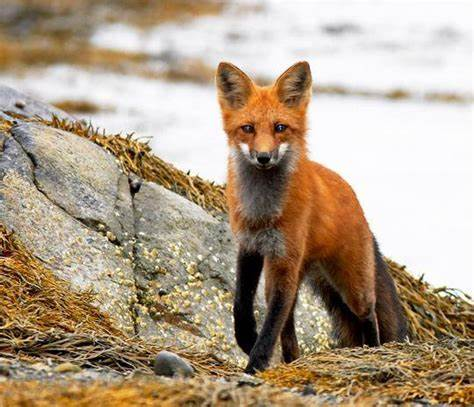
#> input picture image processing project/testimg2.jpg, 474 x 407 px, found by its file name
$ python newimgp.py
#> lines starting #> are read from the running program, lines starting #| are printed output that depends on the picture; after the words box and inside, x2 and y2 are one past the last pixel; in counts of white or black regions, pixels touching at a corner belong together
#Python program to explain cv2.rectangle() method
#importing cv2
import cv2
#path
path = r'C:/Users/haarv/OneDrive/Desktop/AMS-INDIA/testimg2.jpg'
# Reading an image in default mode
image = cv2.imread(path)
#> image is the input picture: shape (407, 474, 3); mean B, G, R 137, 158.8, 176.9
# Window name in which image is displayed
window_name = 'Image'
# Start coordinate, here (5, 5)
# represents the top left corner of rectangle
start_point = (5, 5)
#Ending coordinate, here (220, 220)
#represents the bottom right corner of rectangle
end_point = (220, 220)
# Blue color in BGR
color = (255, 0, 0)
#Line thickness of 2 px
thickness = 2
#Using cv2.rectangle() method
#Draw a rectangle with blue line borders of thickness of 2 px
image = cv2.rectangle(image, start_point, end_point, color, thickness)
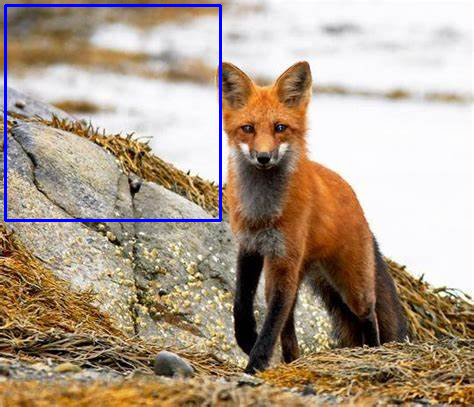
#> image: shape (407, 474, 3); 1.34% of pixels changed, all inside (x1, y1, x2, y2) = (4, 4, 222, 222)
#Displaying the image
cv2.imshow(window_name, image)
cv2.waitKey(0)

$ run again, with image processing project/testimg1.jpg copied over image processing project/testimg2.jpg
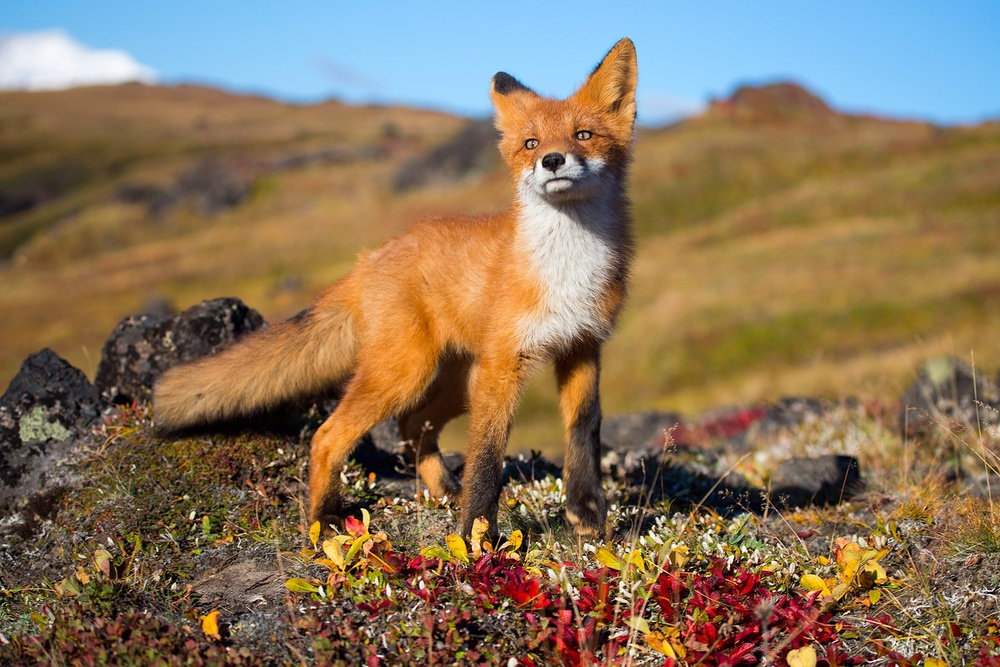
#> input picture image processing project/testimg1.jpg, 1000 x 667 px, shrunk from 1920 x 1280 before the run, found by its file name
#> image is the input picture: shape (667, 1000, 3); mean B, G, R 91, 115.9, 136.1
#> `image = cv2.rectangle(image, start_point, end_point, color, thickness)`:
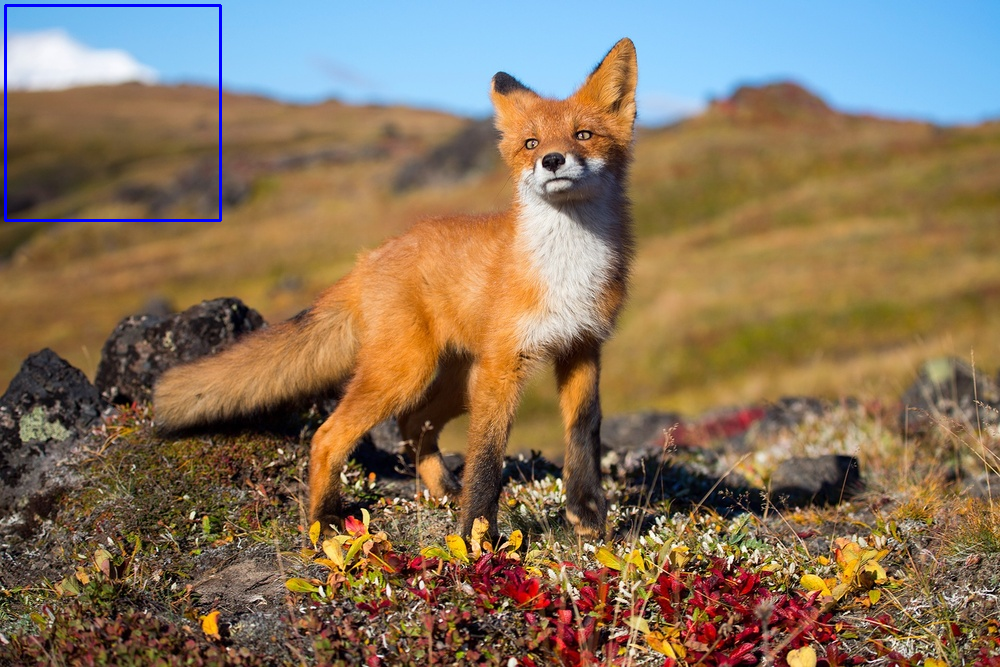
#> image: shape (667, 1000, 3); 0.39% of pixels changed, all inside (x1, y1, x2, y2) = (4, 4, 222, 222)
